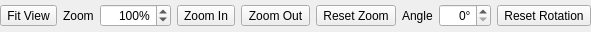
<?xml version="1.0" encoding="UTF-8"?>
<ui version="4.0">
 <class>ViewTransformWidget</class>
 <widget class="QWidget" name="ViewTransformWidget">
  <property name="geometry">
   <rect>
    <x>0</x>
    <y>0</y>
    <width>429</width>
    <height>32</height>
   </rect>
  </property>
  <layout class="QHBoxLayout" name="horizontalLayout">
   <property name="leftMargin">
    <number>0</number>
   </property>
   <property name="topMargin">
    <number>0</number>
   </property>
   <property name="rightMargin">
    <number>0</number>
   </property>
   <property name="bottomMargin">
    <number>0</number>
   </property>
   <item>
    <widget class="QToolButton" name="btn_view_fit">
     <property name="toolTip">
      <string>Fit View</string>
     </property>
     <property name="text">
      <string>Fit View</string>
     </property>
     <property name="icon">
      <iconset theme="zoom-fit-best">
       <normaloff>.</normaloff>.</iconset>
     </property>
    </widget>
   </item>
   <item>
    <widget class="QLabel" name="label">
     <property name="text">
      <string>Zoom</string>
     </property>
    </widget>
   </item>
   <item>
    <widget class="QDoubleSpinBox" name="spin_zoom">
     <property name="alignment">
      <set>Qt::AlignRight|Qt::AlignTrailing|Qt::AlignVCenter</set>
     </property>
     <property name="suffix">
      <string>%</string>
     </property>
     <property name="decimals">
      <number>0</number>
     </property>
     <property name="minimum">
      <double>1.000000000000000</double>
     </property>
     <property name="maximum">
      <double>10000.000000000000000</double>
     </property>
     <property name="value">
      <double>100.000000000000000</double>
     </property>
    </widget>
   </item>
   <item>
    <widget class="QToolButton" name="btn_zoom_in">
     <property name="toolTip">
      <string>Zoom In</string>
     </property>
     <property name="text">
      <string>Zoom In</string>
     </property>
     <property name="icon">
      <iconset theme="zoom-in">
       <normaloff>.</normaloff>.</iconset>
     </property>
    </widget>
   </item>
   <item>
    <widget class="QToolButton" name="btn_zoom_out">
     <property name="toolTip">
      <string>Zoom Out</string>
     </property>
     <property name="text">
      <string>Zoom Out</string>
     </property>
     <property name="icon">
      <iconset theme="zoom-out">
       <normaloff>.</normaloff>.</iconset>
     </property>
    </widget>
   </item>
   <item>
    <widget class="QToolButton" name="btn_zoom_reset">
     <property name="toolTip">
      <string>Reset Zoom</string>
     </property>
     <property name="text">
      <string>Reset Zoom</string>
     </property>
     <property name="icon">
      <iconset theme="zoom-original">
       <normaloff>.</normaloff>.</iconset>
     </property>
    </widget>
   </item>
   <item>
    <widget class="QLabel" name="label_2">
     <property name="text">
      <string>Angle</string>
     </property>
    </widget>
   </item>
   <item>
    <widget class="QDoubleSpinBox" name="spin_angle">
     <property name="alignment">
      <set>Qt::AlignRight|Qt::AlignTrailing|Qt::AlignVCenter</set>
     </property>
     <property name="suffix">
      <string>°</string>
     </property>
     <property name="decimals">
      <number>0</number>
     </property>
     <property name="minimum">
      <double>0.000000000000000</double>
     </property>
     <property name="maximum">
      <double>359.000000000000000</double>
     </property>
     <property name="value">
      <double>0.000000000000000</double>
     </property>
    </widget>
   </item>
   <item>
    <widget class="QToolButton" name="btn_angle_reset">
     <property name="toolTip">
      <string>Reset Rotation</string>
     </property>
     <property name="text">
      <string>Reset Rotation</string>
     </property>
     <property name="icon">
      <iconset theme="rotation-allowed">
       <normaloff>.</normaloff>.</iconset>
     </property>
    </widget>
   </item>
  </layout>
 </widget>
 <resources/>
 <connections/>
</ui>
